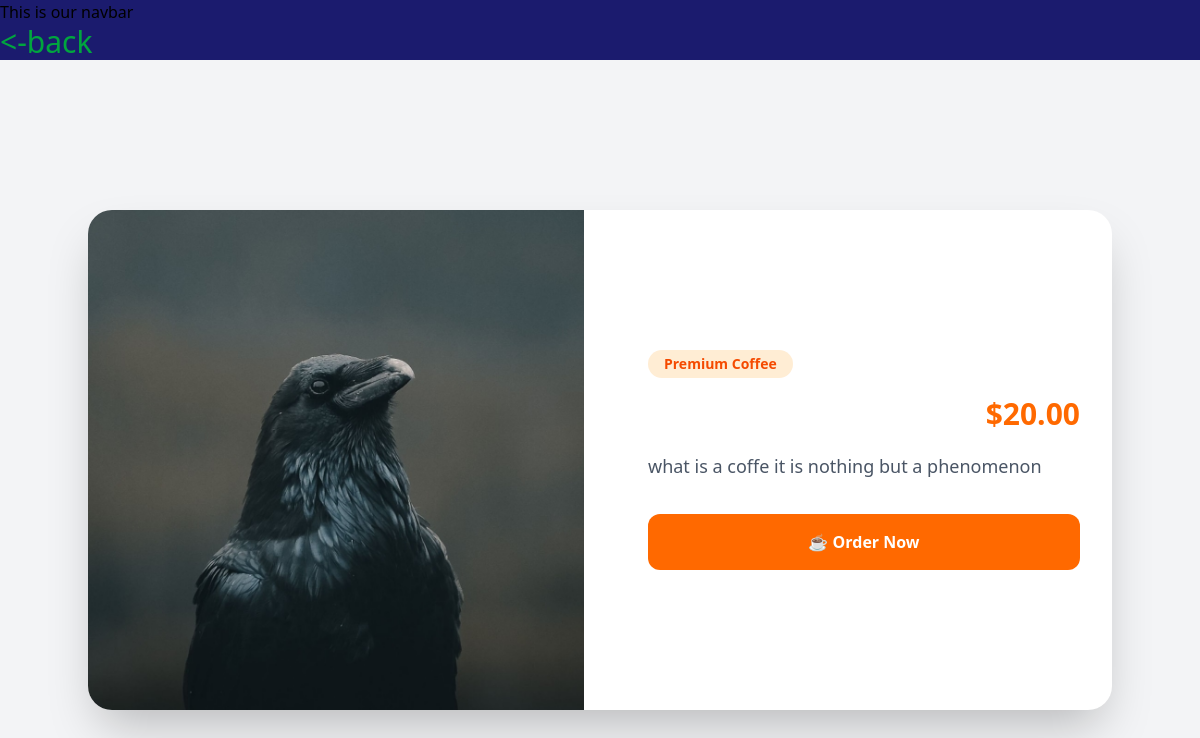
The page /coffe/3/ on the database its author committed.
### coffe/models.py (models this page shows)
class ChaiVarity(models.Model):
    CHAI_TYPE_CHOICE = [
        ('ML','MASALA'),
        ('GR','GINGER'),
        ('KL','KIWI'),
        ('PL','PLAIN'),
        ('EL','ELACHI'),
    ]
    name = models.CharField(max_length = 100)
    image = models.ImageField(upload_to='chai/')
    data_added = models.DateTimeField(default = timezone.now)
    type = models.CharField(max_length=2,choices=CHAI_TYPE_CHOICE)
    description = models.TextField(default = '')
    price = models.DecimalField(max_digits=10, decimal_places=2)

### coffe/views.py (the view)
# urls.py: path('<int:coffe_id>/',views.coffe_details,name='coffe_details'),
def coffe_details(request,coffe_id):
    coffe = get_object_or_404(ChaiVarity,pk=coffe_id)
    return render(request,'coffe/coffe_details.html',{'coffe':coffe})

### coffe/templates/coffe/coffe_details.html (shortened to what this page needs)
{% extends "layout.html" %}
{% block content %}
<a href="{% url 'all_coffe' %}" class='bg-amber-600 size-20'>
    <p class='text-3xl text-green-600'><-back</p>
</a>
<div class="min-h-screen bg-gray-100 flex items-center justify-center py-10 px-4">
    <div class="max-w-5xl w-full bg-white rounded-3xl shadow-2xl overflow-hidden">
        <div class="grid md:grid-cols-2 gap-8">
            <div class="h-[500px] overflow-hidden">
                <img
                    src="{{ coffe.image.url }}"
                    alt="{{ coffe.name }}"
                    class="w-full h-full object-cover hover:scale-105 transition duration-500"
                >
            </div>
            <div class="p-8 flex flex-col justify-center">
                <span class="inline-block bg-orange-100 text-orange-600 text-sm font-semibold px-4 py-1 rounded-full mb-4 w-fit">
                    Premium Coffee
                </span>
                <div class="flex justify-between items-center mb-4">
                    <h1 class="text-4xl font-bold text-gray-800">
                    </h1>
                    <span class="text-3xl font-bold text-orange-500">
                        ${{ coffe.price }}
                    </span>
                </div>
                <p class="text-gray-600 leading-8 text-lg">
                    {{ coffe.description }}
                </p>
                <button class="mt-8 bg-orange-500 hover:bg-orange-600 text-white font-semibold py-4 rounded-xl transition duration-300">
                    ☕ Order Now
                </button>
            </div>
        </div>
    </div>
</div>
{% endblock %}

### static/style.css (style rules this page uses)
body { background-color: rgb(27, 27, 110); }
h1 { font: 100px; font-weight: bold; color: white; }

### rows shown on the page
ChaiVarity: image (picture), price "20.00", description "what is a coffe it is nothing but a phenomenon"
